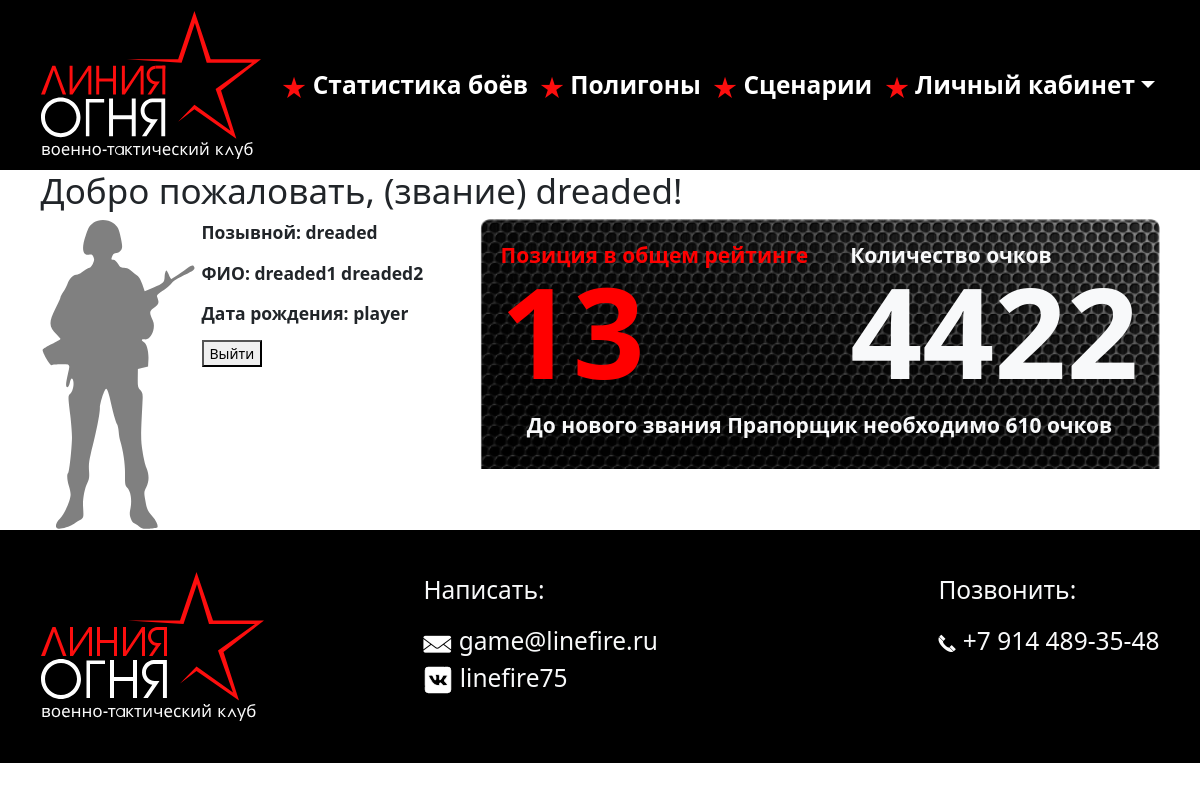
The page /player/1/ (signed in) on the database its author committed.
### main/models.py (models this page shows, shortened)
class CustomUser(AbstractUser):
    USER_TYPE_CHOICES = (
        ('manager', 'Manager'),
        ('player', 'Player'),
    )
    user_type = models.CharField(max_length=10, choices=USER_TYPE_CHOICES)

### main/views.py (the view)
# urls.py: path('player/<int:pk>/', player_profile, name='player_profile'),
@login_required
def player_profile(request, pk):
    player = get_object_or_404(CustomUser, pk=pk)
    return render(request, 'player_profile.html', {'player': player})

### main/context_processors.py (called while the page is built)
def contact_form(request):
    return {'contact_form': ContactForm()}

### main/templates/player_profile.html (shortened to what this page needs)
{% load static %}
{% include 'layout/top.html' %}
{% include 'layout/navbar.html' %}
<div class="container">
    {% if request.user.is_authenticated and request.user.user_type == 'player' or request.user.user_type == 'manager' %}
    <div>
        <h1>Добро пожаловать, (звание) {{ player.username }}!</h1>
        <div class="d-flex justify-content-between">
            <div class="d-flex">
                <img src="{% static 'main/images/solder_svg.svg' %}" height="311" width="161"/>
                <div>
                    <p class="fs-5 fw-bold">Позывной: {{ player.username }}</p>
                    <p class="fs-5 fw-bold">ФИО: {{ player.first_name }} {{ player.last_name }}</p>
                    <p class="fs-5 fw-bold">Дата рождения: {{ player.dob }} {{ player.user_type }}</p>
                    {% if request.user == player %}
                    <form method="post" action="{% url 'logout' %}">
                        <button type="submit">Выйти</button>
                    </form>
                    {% endif %}
                </div>
            </div>
            <div class="fs-5 fw-bold text-light">
                <div class="plashka">
                    <div class="d-flex justify-content-around">
                        <div class="text-red m-4">
                            <p class="fs-4">Позиция в общем рейтинге</p>
                            <p class="fs-126 m--1">13</p>
                        </div>
                        <div class="m-4">
                            <p class="fs-4">Количество очков</p>
                            <p class="fs-126 m--1">4422</p>
                        </div>
                    </div>
                    <div class="d-flex justify-content-center p-3 fs-4">
                        <p>До нового звания Прапорщик необходимо 610 очков</p>
                    </div>
                </div>
            </div>
        </div>
    </div>
    {% endif %}
</div>
{% include 'layout/footer.html' %}
{% include 'layout/bottom.html' %}

### main/static/main/css/application.css (style rules this page uses)
html, body { padding: 0; margin: 0; font-size: 14px; font-family: "Helvetica Neue",Helvetica,Arial,sans-serif; }
img { max-width: 100%; }

### rows shown on the page
CustomUser: username "dreaded", first_name "dreaded1", last_name "dreaded2", user_type "player"
